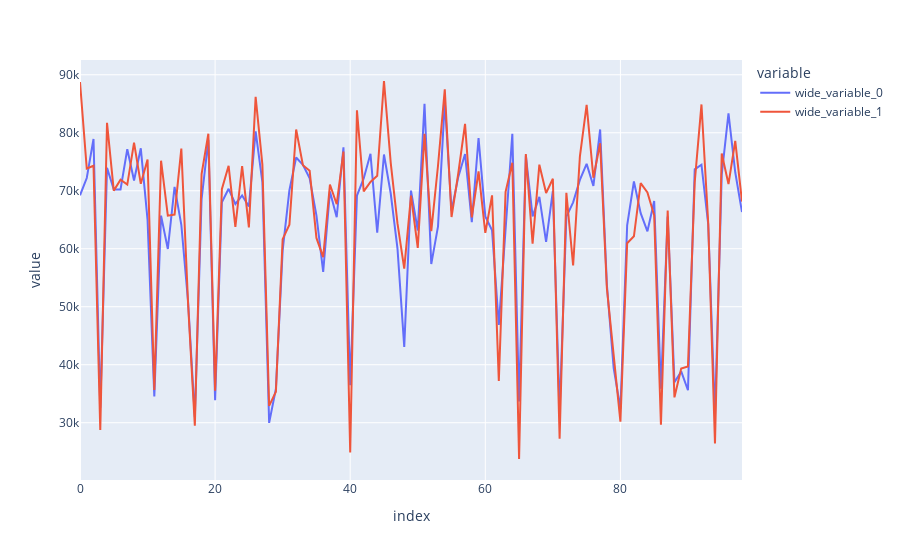

The notebook cell saved with this chart:
### Code cell
#Visualizing Results
fig = px.line( y=[y_pred,y_test])
fig.show()
